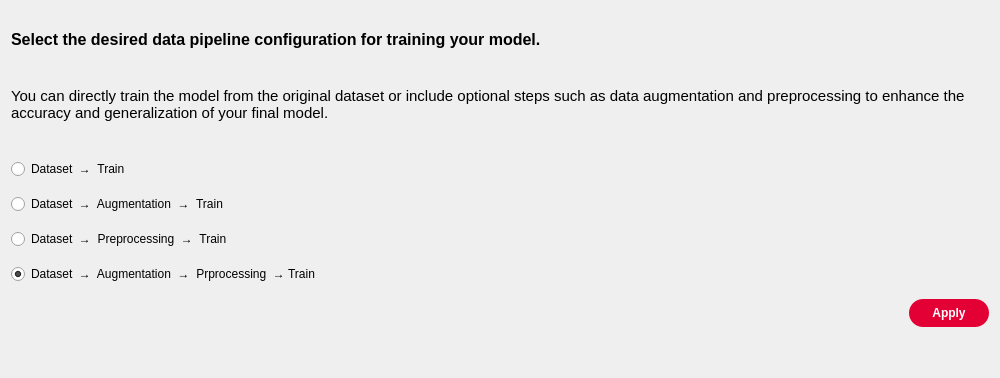
          <widget class="QFrame" name="pipeline_main">
           <property name="minimumSize">
            <size>
             <width>1000</width>
             <height>0</height>
            </size>
           </property>
           <property name="frameShape">
            <enum>QFrame::NoFrame</enum>
           </property>
           <property name="frameShadow">
            <enum>QFrame::Plain</enum>
           </property>
           <property name="lineWidth">
            <number>0</number>
           </property>
           <layout class="QVBoxLayout" name="verticalLayout_117">
            <property name="spacing">
             <number>15</number>
            </property>
            <property name="topMargin">
             <number>30</number>
            </property>
            <item>
             <widget class="QLabel" name="label_173">
              <property name="maximumSize">
               <size>
                <width>16777215</width>
                <height>16777215</height>
               </size>
              </property>
              <property name="font">
               <font>
                <pointsize>12</pointsize>
                <bold>true</bold>
               </font>
              </property>
              <property name="text">
               <string>Select the desired data pipeline configuration for training your model.</string>
              </property>
             </widget>
            </item>
            <item>
             <widget class="QLabel" name="label_174">
              <property name="minimumSize">
               <size>
                <width>0</width>
                <height>80</height>
               </size>
              </property>
              <property name="maximumSize">
               <size>
                <width>16777215</width>
                <height>16777215</height>
               </size>
              </property>
              <property name="font">
               <font>
                <pointsize>11</pointsize>
               </font>
              </property>
              <property name="styleSheet">
               <string notr="true"/>
              </property>
              <property name="text">
               <string>You can directly train the model from the original dataset or include optional steps such as data augmentation and preprocessing to enhance the accuracy and generalization of your final model.</string>
              </property>
              <property name="wordWrap">
               <bool>true</bool>
              </property>
             </widget>
            </item>
            <item>
             <widget class="QRadioButton" name="train_only_button">
              <property name="text">
               <string>Dataset  →  Train</string>
              </property>
              <attribute name="buttonGroup">
               <string notr="true">buttonGroup</string>
              </attribute>
             </widget>
            </item>
            <item>
             <widget class="QRadioButton" name="train_with_a_button">
              <property name="text">
               <string>Dataset  →  Augmentation  →  Train</string>
              </property>
              <attribute name="buttonGroup">
               <string notr="true">buttonGroup</string>
              </attribute>
             </widget>
            </item>
            <item>
             <widget class="QRadioButton" name="train_with_p_button">
              <property name="text">
               <string>Dataset  →  Preprocessing  →  Train</string>
              </property>
              <attribute name="buttonGroup">
               <string notr="true">buttonGroup</string>
              </attribute>
             </widget>
            </item>
            <item>
             <widget class="QRadioButton" name="full_train_button">
              <property name="text">
               <string>Dataset  →  Augmentation  →  Prprocessing  → Train</string>
              </property>
              <property name="checked">
               <bool>true</bool>
              </property>
              <attribute name="buttonGroup">
               <string notr="true">buttonGroup</string>
              </attribute>
             </widget>
            </item>
            <item alignment="Qt::AlignRight">
             <widget class="QPushButton" name="apply_pipeline">
              <property name="minimumSize">
               <size>
                <width>80</width>
                <height>0</height>
               </size>
              </property>
              <property name="styleSheet">
               <string notr="true">QPushButton {
    background-color: rgb(227, 0, 52);
    color: rgb(255, 255, 255);
    border-radius: 14px;
    padding: 7px;
    font-size: 12px;
    font-weight: bold;
}

QPushButton:hover {
    background-color: rgb(132, 182, 167);
    color: rgb(0, 93, 169);
}</string>
              </property>
              <property name="text">
               <string>Apply</string>
              </property>
             </widget>
            </item>
            <item>
             <spacer name="verticalSpacer_20">
              <property name="orientation">
               <enum>Qt::Vertical</enum>
              </property>
              <property name="sizeHint" stdset="0">
               <size>
                <width>20</width>
                <height>40</height>
               </size>
              </property>
             </spacer>
            </item>
           </layout>
          </widget>
